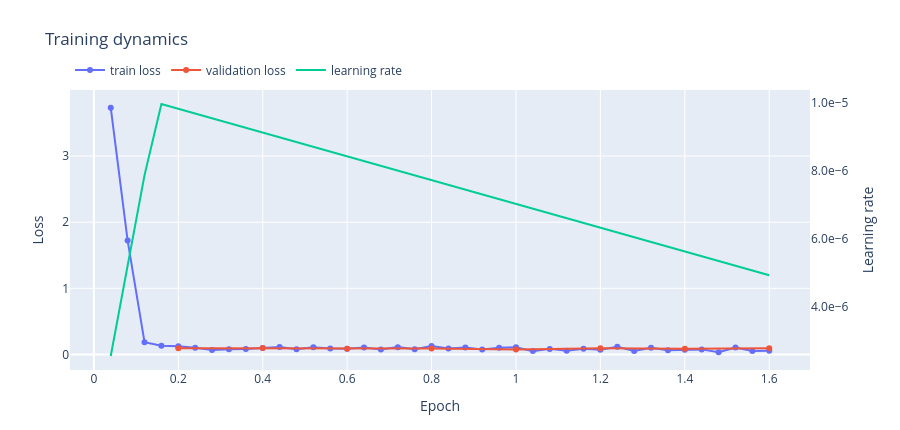

Notebook source saved alongside this figure:
### Markdown cell above
`Trainer.state.log_history` содержит историю training loss, validation loss и learning rate.

Все три ряда отображаются на одном интерактивном Plotly-графике:

- `train loss` и `validation loss` используют левую Y-ось;
- `learning rate` использует правую Y-ось;
- общая X-ось показывает epoch.

Две Y-оси нужны потому, что loss и learning rate имеют разные масштабы. Такой вариант позволяет одновременно видеть качество обучения и работу Linear LR scheduler, не занимая место двумя отдельными графиками.

### Code cell
train_loss_points = [
    (
        entry["epoch"],
        entry["loss"],
    )
    for entry in training_history
    if (
        "loss" in entry
        and "eval_loss" not in entry
        and "epoch" in entry
    )
]

eval_loss_points = [
    (
        entry["epoch"],
        entry["eval_loss"],
    )
    for entry in training_history
    if (
        "eval_loss" in entry
        and "epoch" in entry
    )
]

learning_rate_points = [
    (
        entry["epoch"],
        entry["learning_rate"],
    )
    for entry in training_history
    if (
        "learning_rate" in entry
        and "epoch" in entry
    )
]

training_fig = go.Figure()

if train_loss_points:
    train_epochs, train_losses = zip(
        *train_loss_points
    )

    training_fig.add_trace(
        go.Scatter(
            x=train_epochs,
            y=train_losses,
            mode="lines+markers",
            name="train loss",
            yaxis="y",
        )
    )

if eval_loss_points:
    eval_epochs, eval_losses = zip(
        *eval_loss_points
    )

    training_fig.add_trace(
        go.Scatter(
            x=eval_epochs,
            y=eval_losses,
            mode="lines+markers",
            name="validation loss",
            yaxis="y",
        )
    )

if learning_rate_points:
    lr_epochs, learning_rates = zip(
        *learning_rate_points
    )

    training_fig.add_trace(
        go.Scatter(
            x=lr_epochs,
            y=learning_rates,
            mode="lines",
            name="learning rate",
            yaxis="y2",
        )
    )

training_fig.update_layout(
    title="Training dynamics",
    height=430,
    xaxis={
        "title": "Epoch",
    },
    yaxis={
        "title": "Loss",
    },
    yaxis2={
        "title": "Learning rate",
        "overlaying": "y",
        "side": "right",
        "tickformat": ".1e",
        "showgrid": False,
    },
    legend={
        "orientation": "h",
        "yanchor": "bottom",
        "y": 1.02,
        "xanchor": "left",
        "x": 0,
    },
    margin={
        "l": 70,
        "r": 90,
        "t": 90,
        "b": 60,
    },
)

training_fig.show()

### Figure 1 — Plotly figure (JSON) as saved in the notebook; plotly's stock layout.template omitted (floating-point values rounded to 4 significant figures)
{"data": [{"mode": "lines+markers", "name": "train loss", "type": "scatter", "x": [0.04, 0.08, 0.12, 0.16, 0.2, 0.24, 0.28, 0.32, 0.36, 0.4, 0.44, 0.48, 0.52, 0.56, 0.6, 0.64, 0.68, 0.72, 0.76, 0.8, 0.84, 0.88, 0.92, 0.96, 1, 1.04, 1.08, 1.12, 1.16, 1.2, 1.24, 1.28, 1.32, 1.36, 1.4, 1.44, 1.48, 1.52, 1.56, 1.6], "y": [3.73, 1.723, 0.1867, 0.1315, 0.1246, 0.1036, 0.06786, 0.08104, 0.08227, 0.0972, 0.1119, 0.07772, 0.1106, 0.09238, 0.08617, 0.1067, 0.07453, 0.1113, 0.08078, 0.1265, 0.09072, 0.1059, 0.07718, 0.1031, 0.1097, 0.05098, 0.08484, 0.05651, 0.08674, 0.07063, 0.1162, 0.05292, 0.102, 0.06363, 0.0717, 0.07725, 0.03386, 0.1069, 0.05241, 0.05786], "yaxis": "y"}, {"mode": "lines+markers", "name": "validation loss", "type": "scatter", "x": [0.2, 0.4, 0.6, 0.8, 1, 1.2, 1.4, 1.6], "y": [0.09519, 0.09699, 0.0885, 0.0898, 0.07693, 0.09341, 0.08571, 0.09472], "yaxis": "y"}, {"mode": "lines", "name": "learning rate", "type": "scatter", "x": [0.04, 0.08, 0.12, 0.16, 0.2, 0.24, 0.28, 0.32, 0.36, 0.4, 0.44, 0.48, 0.52, 0.56, 0.6, 0.64, 0.68, 0.72, 0.76, 0.8, 0.84, 0.88, 0.92, 0.96, 1, 1.04, 1.08, 1.12, 1.16, 1.2, 1.24, 1.28, 1.32, 1.36, 1.4, 1.44, 1.48, 1.52, 1.56, 1.6], "y": [2.533e-06, 5.2e-06, 7.867e-06, 9.972e-06, 9.832e-06, 9.691e-06, 9.551e-06, 9.411e-06, 9.27e-06, 9.13e-06, 8.989e-06, 8.849e-06, 8.709e-06, 8.568e-06, 8.428e-06, 8.288e-06, 8.147e-06, 8.007e-06, 7.867e-06, 7.726e-06, 7.586e-06, 7.446e-06, 7.305e-06, 7.165e-06, 7.025e-06, 6.884e-06, 6.744e-06, 6.604e-06, 6.463e-06, 6.323e-06, 6.182e-06, 6.042e-06, 5.902e-06, 5.761e-06, 5.621e-06, 5.481e-06, 5.34e-06, 5.2e-06, 5.06e-06, 4.919e-06], "yaxis": "y2"}], "layout": {"height": 430, "legend": {"orientation": "h", "x": 0, "xanchor": "left", "y": 1.02, "yanchor": "bottom"}, "margin": {"b": 60, "l": 70, "r": 90, "t": 90}, "title": {"text": "Training dynamics"}, "xaxis": {"title": {"text": "Epoch"}}, "yaxis": {"title": {"text": "Loss"}}, "yaxis2": {"overlaying": "y", "showgrid": false, "side": "right", "tickformat": ".1e", "title": {"text": "Learning rate"}}}}
